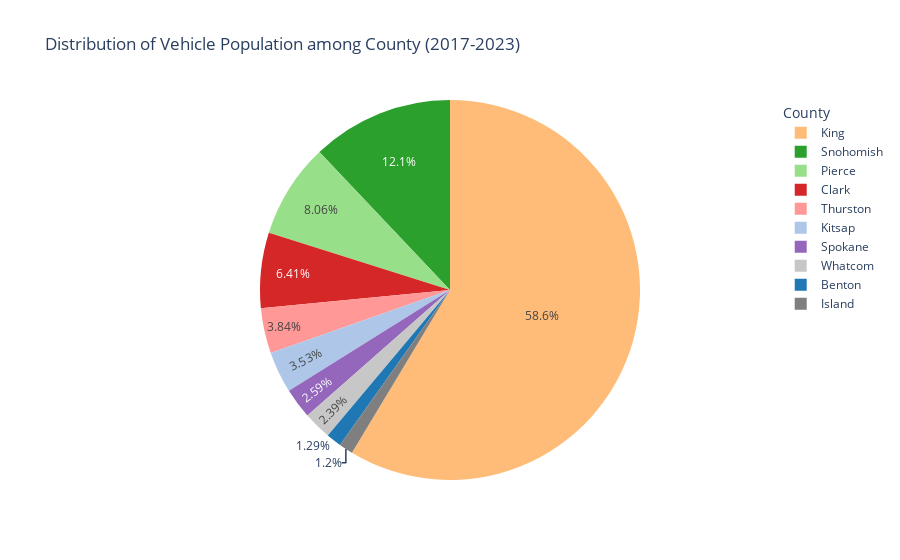

This figure's notebook cell:
### Code cell
df_filtered = df[df['Model Year'].astype(int).between(2017, 2023)]
county_counts = df_filtered['County'].value_counts()[:10]

fig = px.pie(names=county_counts.index, values=county_counts.values, title='Distribution of County (2017-2023)',
             color_discrete_sequence=color_palette_3)

fig.update_layout(
    title='Distribution of Vehicle Population among County (2017-2023)',
    legend_title_text='County')

fig.show()

### Figure 1 — Plotly figure (JSON) as saved in the notebook; plotly's stock layout.template omitted (floating-point values rounded to 4 significant figures)
{"data": [{"domain": {"x": [0, 1], "y": [0, 1]}, "hovertemplate": "label=%{label}<br>value=%{value}<extra></extra>", "labels": ["King", "Snohomish", "Pierce", "Clark", "Thurston", "Kitsap", "Spokane", "Whatcom", "Benton", "Island"], "legendgroup": "", "name": "", "showlegend": true, "type": "pie", "values": [48974, 10074, 6732, 5356, 3204, 2946, 2167, 1998, 1075, 1002]}], "layout": {"legend": {"title": {"text": "County"}, "tracegroupgap": 0}, "piecolorway": ["#ffbb78", "#2ca02c", "#98df8a", "#d62728", "#ff9896", "#aec7e8", "#9467bd", "#c7c7c7", "#1f77b4", "#7f7f7f"], "title": {"text": "Distribution of Vehicle Population among County (2017-2023)"}}}
